Frame 1 (no input): blank canvas, image omitted
Frame 60 (the mouse pressed at the canvas centre just before this capture): blank canvas, image omitted
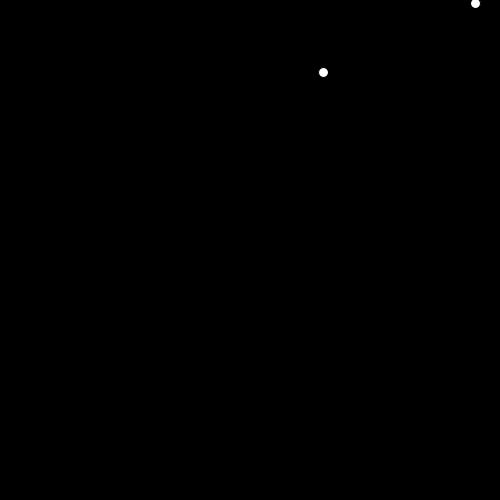
Frame 120 (the mouse held since frame 60 and released just before this capture)

The Processing sketch whose frames 1 and 60 were blank and that drew this single picture after the mouse press (run headless with seeded random() and noise(); from frame 60 on, the mouse is pressed at the canvas centre):

// Processing sketch: Raindrops_Example
// ── Raindrops_Example.pde
int oldtime;
int index;
Raindrops[] drop= new Raindrops[300];
void setup() {
  size(500, 500);
  for (int i=0;i<drop.length;i++) {
    drop[i]= new Raindrops();
  }
}

void draw() {
  background(0);
  for (int i=0;i<index;i++) {
    drop[i].display();
    drop[i].fall();
  } 

  if (millis()-oldtime>1000) {
    if (index<drop.length) {
      index++;
    }
    oldtime=millis();
  }
}


// ── Raindrops.pde
class Raindrops {
  PVector loc;
  PVector vel;
  int d;
  Raindrops() {
    loc = new PVector(random(width), 0);
    vel = new PVector(0, random(0.5, 3));
    d = 10;
  }
  void display() {
    ellipse(loc.x, loc.y, d, d);
  }
  void fall() {
    loc.add(vel);
  }
  void reset() {
    if (loc.y>height) {
      loc.y=0;
    }
  }
}
